Frame 1 (no input): blank canvas, image omitted
Frame 60 (the mouse pressed at the canvas centre just before this capture): blank canvas, image omitted
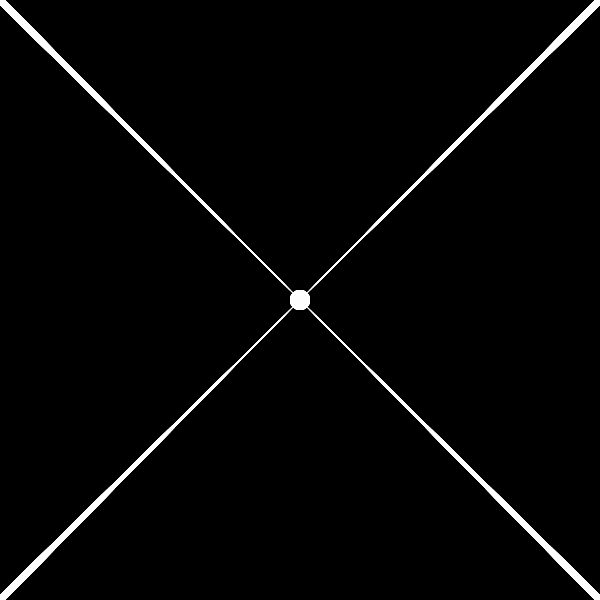
Frame 120 (the mouse held since frame 60 and released just before this capture)

The Processing sketch whose frames 1 and 60 were blank and that drew this single picture after the mouse press (run headless with seeded random() and noise(); from frame 60 on, the mouse is pressed at the canvas centre):

// Processing sketch: processing_12268
// ── processing_12268.pde

//With the 4D Glasses
//by Robert Dao
//September 17, 2010


void setup() {
  size(600, 600);
  background(0);
  //noCursor();
  noStroke();
  smooth();
  frameRate(999999999);
}


void draw() {
  //fill(0);
  //ellipse(mouseX, mouseY, 20, 20);
//background(0, 10);
  if(mousePressed) {



    {
      if(mouseY > 0) {
        fill(mouseX, mouseY, mouseY, 50);
        ellipse(mouseX, mouseY, 20, 20);
        fill(mouseX, mouseY, mouseY);
        quad(mouseX, mouseY, mouseX, mouseY, -5, 0, 0, -5);
        fill(mouseX, mouseY, mouseX);
        quad(mouseX, mouseY, mouseX, mouseY, 605, 600, 600, 605);
      } 
      else {
        fill(mouseX, mouseX, mouseY);
        ellipse(mouseX, mouseY, 20, 20);
      }
    }
    {
      if(mouseY < height)
      {
        fill(255, 50);
        ellipse(mouseX, mouseY, 20, 20);
        fill(mouseX, mouseY, mouseY);
        quad(mouseX, mouseY, mouseX, mouseY, 605, 0, 600, -5);
        fill(mouseX, mouseY, mouseX);
        quad(mouseX, mouseY, mouseX, mouseY, 0, 605, -5, 600);
      }
      else {
        fill(255);
        ellipse(mouseX, mouseY, 20, 20);
      }
    }
    {
      if(mouseX > 0)
      {
        random(50, 100);
      }
      else {
        fill(mouseY, mouseY, mouseX);
        ellipse(mouseX, mouseY, 20, 20);
      }
    }
  }
}
